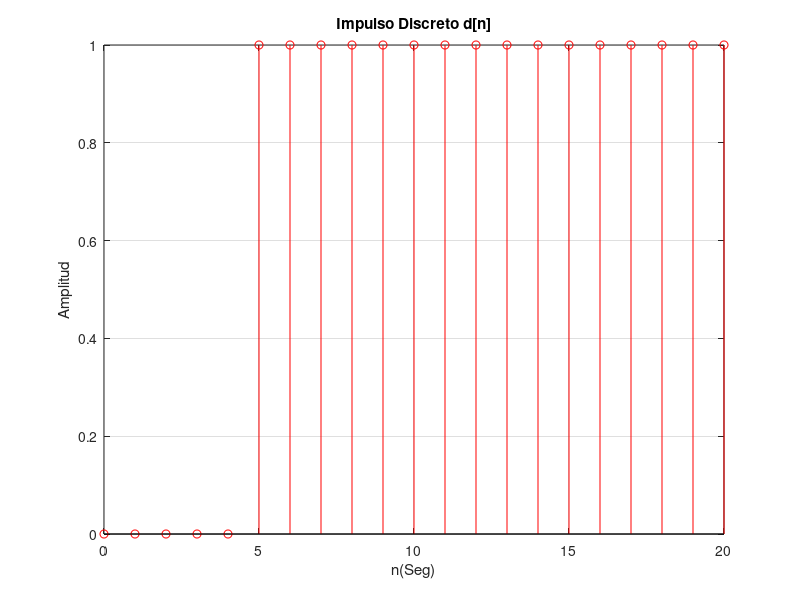

Reproduce this figure in MATLAB.
nmax2=20; # límite superior de la escala de tiempo
nmin2=0; # límite inferior de la escala de tiempo
t=-5;      # señala adelanto o retraso del pulso      
A=1;     # amplitud del pulso 
nn =nmin2:nmax2; # Rango de tiempo discreto
# valor de cada muestra en el tiempo discreto
x = [zeros(1, abs(nmin2)-t) A A*(ones(1,abs(nmax2)+t))];
stem(nn,x,'r');
xlabel('n(Seg)');  ylabel('Amplitud');
title('Impulso Discreto d[n]');
grid on;
